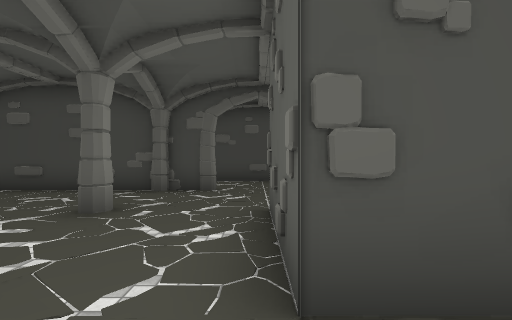
View 1 (above)

16 first-person views from a walk through a scene from a Unity 3-D project. The camera is 1.5 m above the floor, looks level and sees 90° across. The floor is counted in squares, 2 m on a side. Each view is taken from the middle of a square. On the plan, view 1 faces up. The plan holds only what a view shows up to about 9 squares ahead; the rest is blank. The place goes on beyond the plan. The player character is not drawn. Door leaves are left out, so doorways stand open. Some surface patterns are stand-ins.

View 2
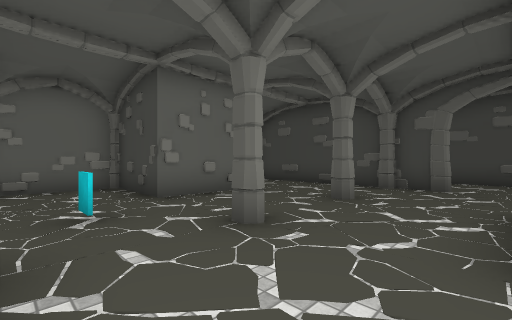

View 3
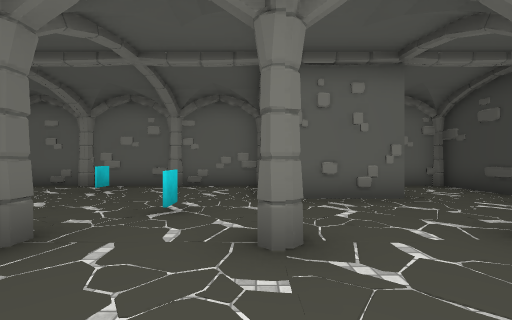

View 4
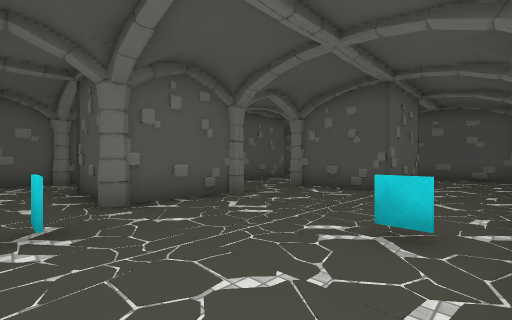

View 5
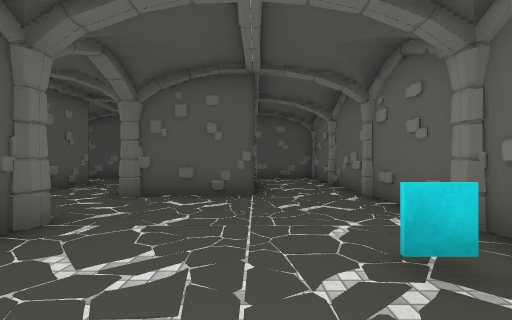

View 6
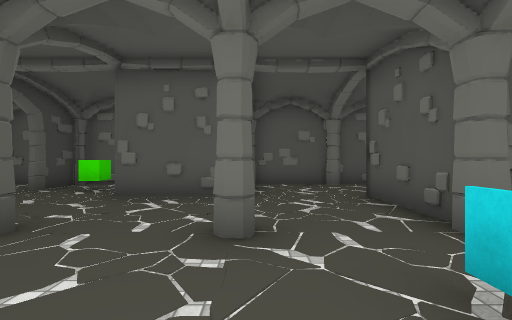

View 7
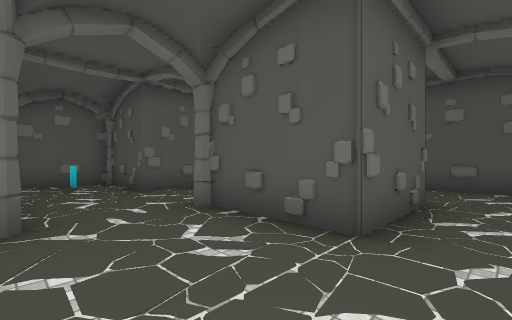

View 8
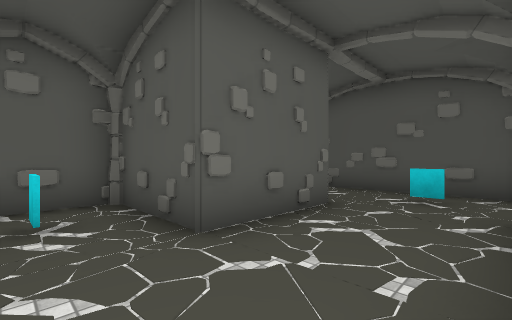

View 9
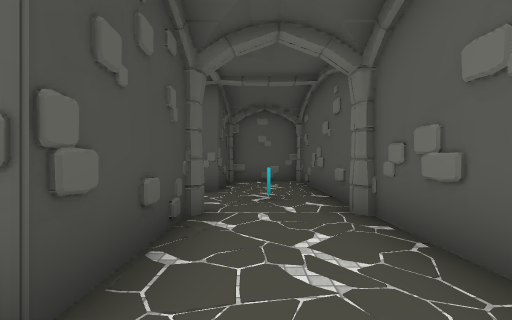

View 10
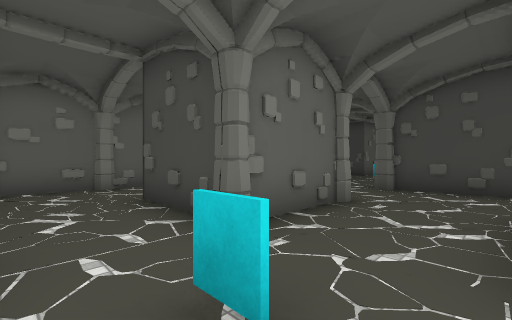

View 11
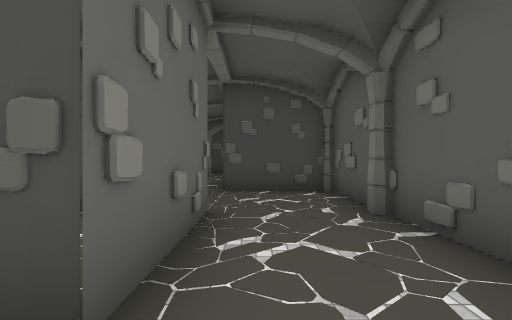

View 12
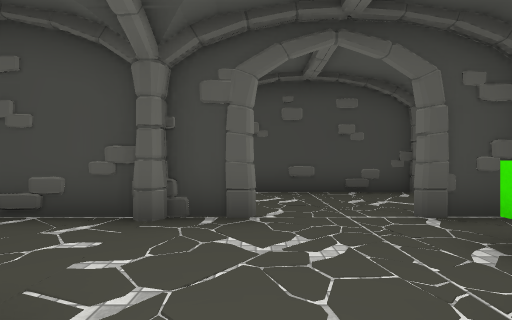

View 13
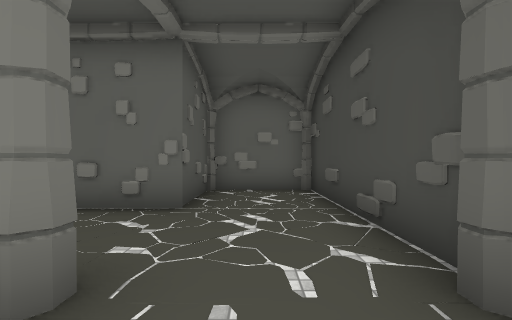

View 14
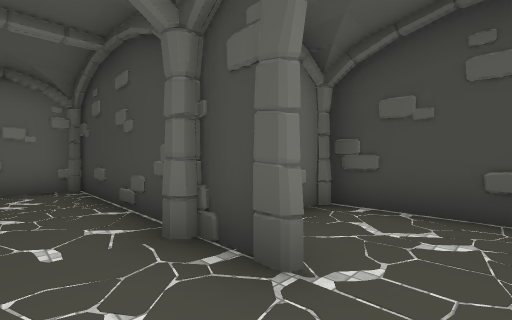

View 15
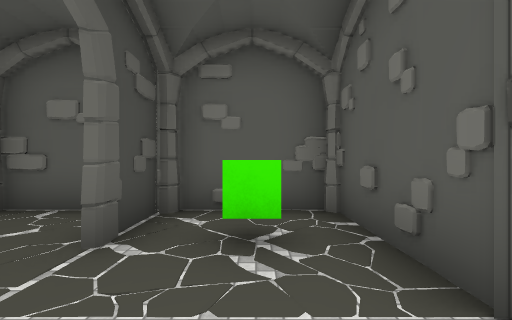

View 16
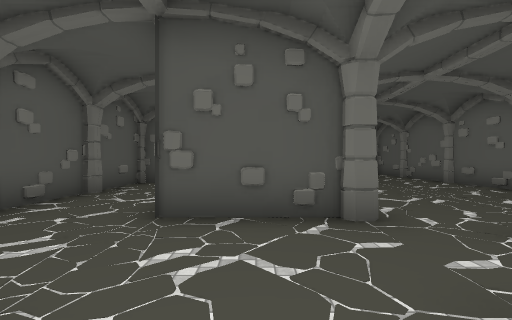

### Floor plan
Ten units are one square. View 1 is at (0, 0); x grows to the right and y downward. Boxes are objects, and circles mark ways between rooms. Rooms are numbered by the first view taken in them; rooms with no view inside come last. Other rooms are left out.
<svg viewBox="-79 -96 113 217">
<path fill="none" stroke="#000" d="M-24 39 -24 11M-21 13 3 13 3 39 -4 40M-35 3 -40 3M-40 2 -35 2M3 39 -24 39M3 40 -6 39M-65 27 -60 27M-22 65 -22 91 -50 91 -50 65 -43 64M-27 66 -24 63M-49 64 -43 65M-50 65 -42 64M-50 65 -22 65M-49 -12 -74 -12 -74 110M26 27 26 22M26 41 26 36M29 35 28 25M29 37 29 -12 2 -12 2 -38 16 -39M26 65 29 61M-49 -38 -49 -12M-12 102 -6 102M2 -38 10 -40M2 -38 25 -38 27 -40 27 -46M2 -39 10 -39M-6 103 -12 103M25 91 2 91 2 65 29 65 29 42M29 -38 29 -90M-26 -64 -37 -63M-70 116 25 116 29 111M-18 -65 -22 -62M-10 -64 -74 -64 -74 -38 -49 -38 -50 -30M29 115 29 91M29 -64 11 -64M28 -83 28 -87 24 -91M28 -90 -22 -91 -22 -82"/>
<rect x="5" y="-55" width="20" height="10" fill="#bbb"><title>other object</title></rect>
<circle cx="0" cy="-60" r="3" fill="#2a7"/>
<text x="-30" y="30">1</text>
<text x="0" y="-80">2</text>
</svg>
Room 1 opens to room 2.

Where each view was taken, in squares from view 1:
view 1: 0 up, 0 right, facing up
view 2: 1 down, 0 right, facing up-left
view 3: 1 up, 0 right, facing left
view 4: 0 up, 7 left, facing down-right
view 5: 1 down, 5 left, facing down
view 6: 1 up, 5 left, facing right
view 7: 4 down, 6 left, facing down-right
view 8: 5 down, 2 left, facing down-right
view 9: 10 down, 6 left, facing right
view 10: 11 down, 0 right, facing up-left
view 11: 5 down, 1 right, facing up
view 12: 3 up, 1 left, facing up
view 13: 5 up, 1 left, facing left
view 14: 5 up, 0 right, facing up-left
view 15: 5 up, 1 left, facing right
view 16: 2 up, 1 left, facing down
